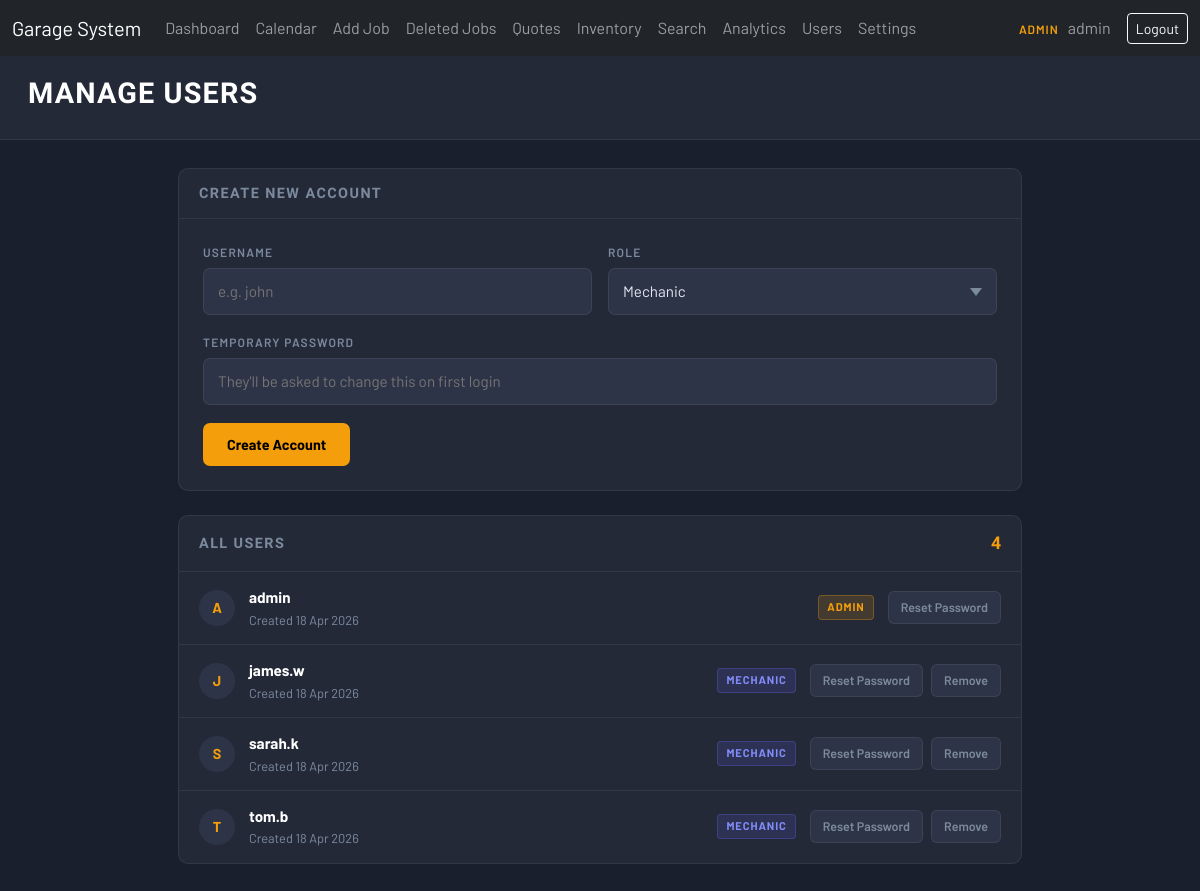
/PHP/manage_users.php (signed in), run on the app's committed database.
### tables this page shows
CREATE TABLE IF NOT EXISTS users (
    id                   INT AUTO_INCREMENT PRIMARY KEY,
    username             VARCHAR(100) NOT NULL UNIQUE,
    password_hash        VARCHAR(255) NOT NULL,
    role                 ENUM('admin','mechanic') NOT NULL DEFAULT 'mechanic',
    must_change_password TINYINT(1)  NOT NULL DEFAULT 0,
    created_at           DATETIME    DEFAULT NOW()
);

### htdocs/PHP/manage_users.php (the view, shortened to what this page needs)
<?php
include "config.php";
include "navbar.php";
$users_result = $conn->query("SELECT id, username, role, must_change_password, created_at FROM users ORDER BY role ASC, username ASC");
$users = [];
while($r = $users_result->fetch_assoc()) $users[] = $r;
?>
<!DOCTYPE html>
<html lang="en">
<head>
</head>
<body>
<div class="page-header"><h1>Manage Users</h1></div>
<div class="content">
    <div class="panel">
        <div class="panel-header"><span class="panel-title">Create New Account</span></div>
        <div class="panel-body">
            <form method="POST">
                <div class="form-grid-2">
                    <div class="field-group">
                        <label class="field-label">Username</label>
                        <input class="field-input" name="username" placeholder="e.g. john" required>
                    </div>
                    <div class="field-group">
                        <label class="field-label">Role</label>
                        <select class="field-select" name="role">
                            <option value="mechanic">Mechanic</option>
                        </select>
                    </div>
                </div>
                <div class="field-group">
                    <label class="field-label">Temporary Password</label>
                    <input class="field-input" name="temp_password" placeholder="They'll be asked to change this on first login" required>
                </div>
                <button class="submit-btn" type="submit">Create Account</button>
            </form>
        </div>
    </div>
    <div class="panel">
        <div class="panel-header">
            <span class="panel-title">All Users</span>
            <span style="font-family:'Barlow Condensed',sans-serif;font-size:1.1rem;font-weight:700;color:var(--accent);"><?php echo count($users); ?></span>
        </div>
        <?php foreach($users as $u): ?>
            <div class="user-row">
                <div class="user-avatar"><?php echo mb_substr($u["username"], 0, 1); ?></div>
                <div class="user-info">
                    <div class="user-name"><?php echo htmlspecialchars($u["username"]); ?></div>
                    <div class="user-meta">Created <?php echo $u["created_at"] ? date("d M Y", strtotime($u["created_at"])) : "—"; ?></div>
                </div>
                <span class="role-badge <?php echo $u['role'] === 'admin' ? 'role-admin' : 'role-mechanic'; ?>"><?php echo ucfirst($u["role"]); ?></span>
                <div class="user-actions">
                    <button class="icon-btn" onclick="openReset(<?php echo $u['id']; ?>, '<?php echo htmlspecialchars($u['username'], ENT_QUOTES); ?>')">Reset Password</button>
                    <?php if($_SESSION["user_id"] != $u["id"]): ?>
                        <form method="POST" style="margin:0;" class="delete-user-form" data-username="<?php echo htmlspecialchars($u['username'], ENT_QUOTES); ?>">
                            <button class="icon-btn danger" type="submit">Remove</button>
                        </form>
                    <?php endif; ?>
                </div>
            </div>
        <?php endforeach; ?>
    </div>
</div>
</body>
</html>

### htdocs/PHP/manage_users.php (style rules this page uses)
:root { --steel:#1a1f2e; --steel-mid:#242938; --steel-light:#2e3447; --accent:#f59e0b; --green:#10b981; --red:#ef4444; --text:#e2e8f0; --text-muted:#7c8a9e; --border:rgba(255,255,255,0.07); }
* { box-sizing:border-box;margin:0;padding:0; }
body { font-family:'Barlow',sans-serif;background:var(--steel);color:var(--text);min-height:100vh; }
.page-header { background:var(--steel-mid);border-bottom:1px solid var(--border);padding:20px 28px; }
.page-header h1 { font-family:'Barlow Condensed',sans-serif;font-size:1.8rem;font-weight:700;letter-spacing:0.04em;text-transform:uppercase;color:#fff; }
.content { max-width:900px;margin:0 auto;padding:28px; }
.panel { background:var(--steel-mid);border:1px solid var(--border);border-radius:10px;overflow:hidden;margin-bottom:24px; }
.panel-header { padding:14px 20px;border-bottom:1px solid var(--border);display:flex;align-items:center;justify-content:space-between; }
.panel-title { font-family:'Barlow Condensed',sans-serif;font-size:0.9rem;font-weight:700;letter-spacing:0.1em;text-transform:uppercase;color:var(--text-muted); }
.panel-body { padding:24px; }
.field-group { margin-bottom:18px; }
.field-label { display:block;font-size:0.75rem;font-weight:600;letter-spacing:0.1em;text-transform:uppercase;color:var(--text-muted);margin-bottom:7px; }
.field-input,.field-select { width:100%;background:var(--steel-light);border:1px solid var(--border);border-radius:7px;color:var(--text);font-family:'Barlow',sans-serif;font-size:0.95rem;padding:11px 14px;transition:border-color 0.15s; }
.field-select { background-repeat:no-repeat;background-position:right 14px center;padding-right:36px;appearance:none;cursor:pointer; }
.field-select option { background:var(--steel-mid); }
.form-grid-2 { display:grid;grid-template-columns:1fr 1fr;gap:16px; }
.submit-btn { padding:11px 24px;background:var(--accent);color:#000;border:none;border-radius:7px;font-family:'Barlow',sans-serif;font-size:0.9rem;font-weight:700;cursor:pointer;transition:background 0.15s; }
.user-row { display:flex;align-items:center;padding:14px 20px;border-bottom:1px solid var(--border);gap:14px; }
.user-row:last-child { border-bottom:none; }
.user-avatar { width:36px;height:36px;border-radius:50%;background:var(--steel-light);display:flex;align-items:center;justify-content:center;font-weight:700;font-size:0.9rem;color:var(--accent);flex-shrink:0;text-transform:uppercase; }
.user-info { flex:1; }
.user-name { font-weight:700;color:#fff;font-size:0.95rem; }
.user-meta { font-size:0.8rem;color:var(--text-muted);margin-top:2px; }
.role-badge { font-size:0.7rem;font-weight:700;letter-spacing:0.08em;text-transform:uppercase;padding:3px 8px;border-radius:4px;flex-shrink:0; }
.role-admin { background:rgba(245,158,11,0.15);color:var(--accent);border:1px solid rgba(245,158,11,0.3); }
.role-mechanic { background:rgba(99,102,241,0.15);color:#818cf8;border:1px solid rgba(99,102,241,0.3); }
.user-actions { display:flex;gap:8px;flex-shrink:0; }
.icon-btn { padding:6px 12px;border-radius:6px;font-size:0.78rem;font-weight:600;border:1px solid var(--border);background:var(--steel-light);color:var(--text-muted);cursor:pointer;transition:all 0.15s;font-family:'Barlow',sans-serif; }

### data on the page
users: username "A", username "admin", created_at "18 Apr 2026", role "ADMIN"
users: username "J", username "james.w", created_at "18 Apr 2026", role "MECHANIC"
users: username "S", username "sarah.k", created_at "18 Apr 2026", role "MECHANIC"
users: username "T", username "tom.b", created_at "18 Apr 2026", role "MECHANIC"

### other printed values
$_SESSION["user"] "admin"
count($users) "4"
